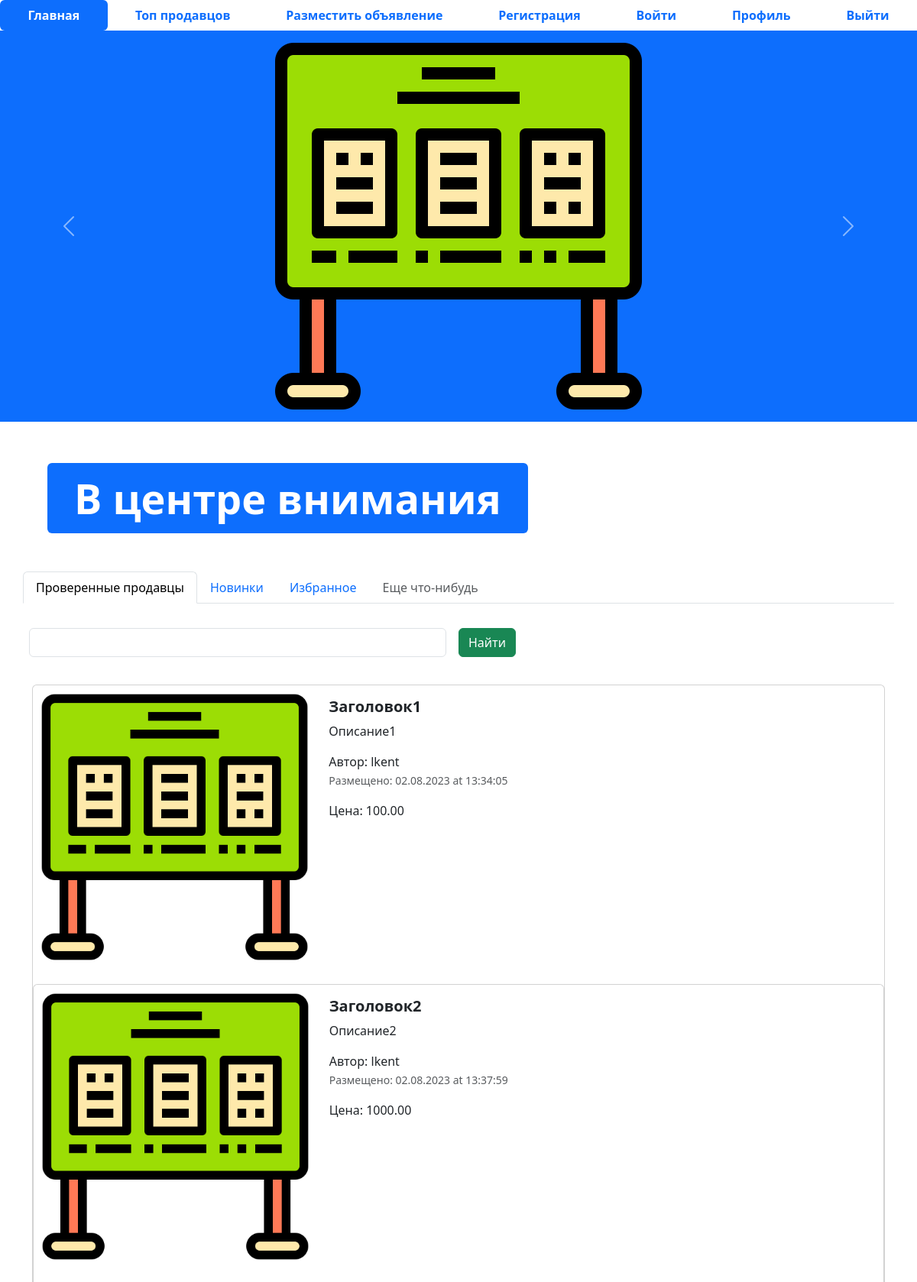
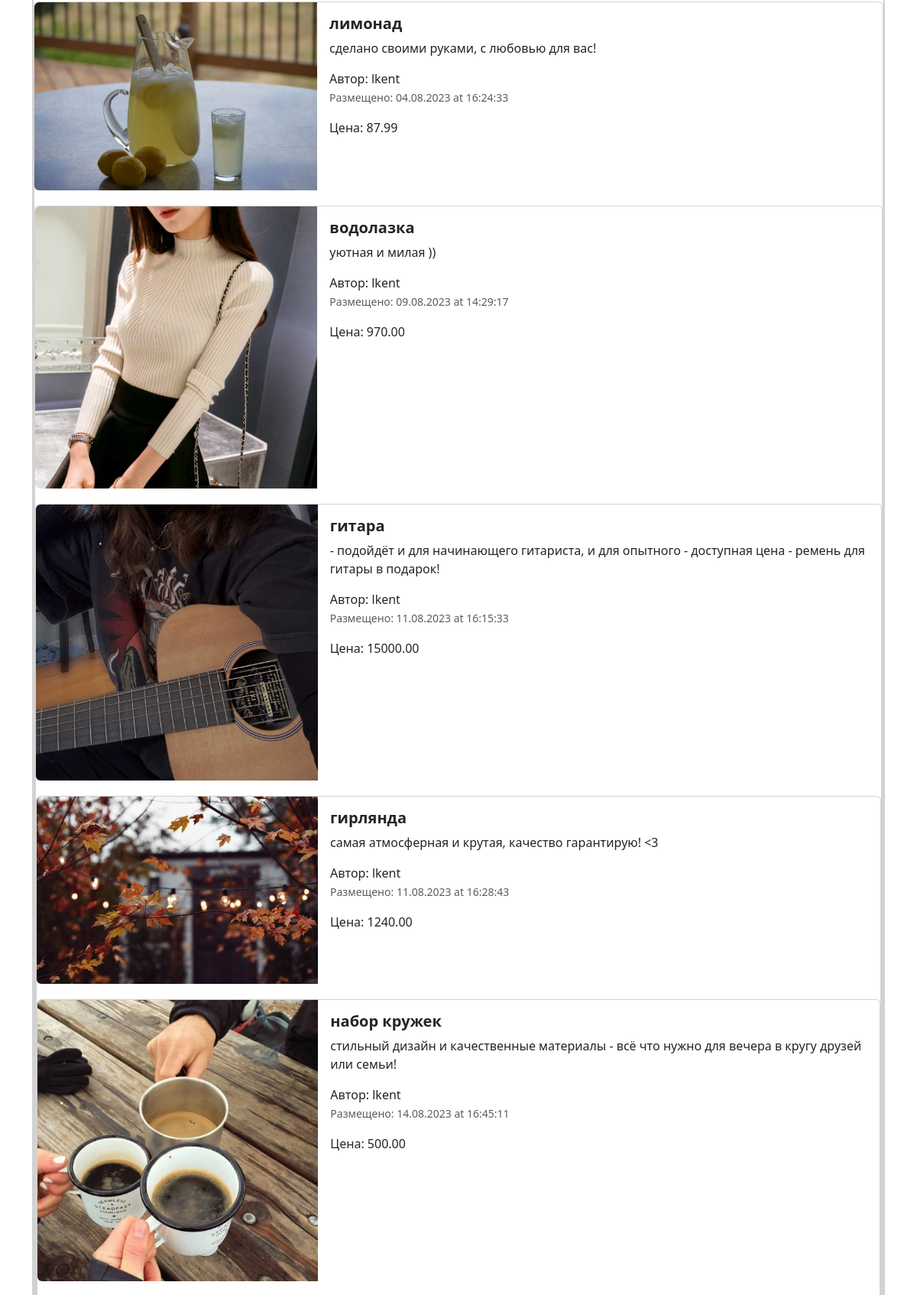
The page / (upper part) on the database its author committed (2 pictures, top to bottom).
### app_advertisments/models.py (models this page shows, shortened)
class Advertisment(models.Model):
    title = models.CharField('заголовок',max_length=128)
    description = models.TextField('описание')
    price = models.DecimalField('цена',max_digits=10, decimal_places=2)
    auction = models.BooleanField("торг", help_text='Возможен торг или нет',default=False)
    created_at = models.DateTimeField(auto_now_add=True)
    update_at = models.DateTimeField(auto_now=True)
    user = models.ForeignKey(User, verbose_name = 'пользователь', on_delete = models.CASCADE)
    image = models.ImageField('изображение', upload_to='advertisments/')
    @admin.display(description='дата создания')
    def created_date(self):
        if self.created_at.date() == timezone.now().date():#проверяю что запись была создана сегодня
            created_time =  self.created_at.time().strftime('%H:%M:%S') # 19:30:15
            return format_html(
                "<span style='color:green; font-weight: bold'>Сегодня в {}</span>",
                created_time
            )
        return self.created_at.strftime('%d.%m.%Y at %H:%M:%S') # 04.08.2023 at 19:30:15
    class Meta:
        db_table = 'advertisments' # переименовали таблицу

### app_advertisments/views.py (the view)
# urls.py: path('', index, name='main-page'),
def index(request):
    advertisments = Advertisment.objects.all()
    context = {'advertisments' : advertisments}
    return render(request, 'index.html', context)

### templates/index.html (shortened to what this page needs)
{% extends 'base.html' %}
{% load static %}
{% block content %}
<ul class="nav nav-pills sticky-top bg-white nav-fill">
  <li class="nav-item">
    <a class="nav-link active" aria-current="page" href="{% url 'main-page' %}">
      <span style="font-weight: bold;">Главная</span>
    </a>
  </li>
  <li class="nav-item">
    <a class="nav-link" href="{% url 'top-sellers' %}"><span style="font-weight: bold;">Топ продавцов</span>
    </a>
  </li>
  <li class="nav-item">
    <a class="nav-link" href="{% url 'adv-post' %}">
      <span style="font-weight: bold;">Разместить объявление</span>
    </a>
  </li>
  <li class="nav-item">
    <a class="nav-link" href="register.html">
      <span style="font-weight: bold;">Регистрация</span>
    </a>
  </li>
  <li class="nav-item">
    <a class="nav-link" href="login.html">
      <span style="font-weight: bold;">Войти</span>
    </a>
  </li>
  <li class="nav-item">
    <a class="nav-link" href="profile.html">
      <span style="font-weight: bold;">Профиль</span>
    </a>
  </li>
  <li class="nav-item">
    <a class="nav-link" href="#">
      <span style="font-weight: bold;">Выйти</span>
    </a>
  </li>
</ul>
<div id="carouselExampleControls" class="carousel slide bg-primary" data-bs-ride="carousel">
  <div class="carousel-inner">
    <div class="carousel-item active">
      <img src="{% static 'img/pic.png' %}" class="mx-auto d-block w-33" alt="...">
    </div>
  </div>
  <button class="carousel-control-prev" type="button" data-bs-target="#carouselExampleControls" data-bs-slide="prev">
    <span class="carousel-control-prev-icon" aria-hidden="true"></span>
  </button>
  <button class="carousel-control-next" type="button" data-bs-target="#carouselExampleControls" data-bs-slide="next">
    <span class="carousel-control-next-icon" aria-hidden="true"></span>
  </button>
</div>
<div class="container" style="margin: 50px;">
  <div class="display-2">
    <span class="badge bg-primary">В центре внимания</span>
  </div>
</div>
<div class="container">
  <div class="row">
    <ul class="nav nav-tabs bg-white">
      <li class="nav-item">
        <a class="nav-link active" aria-current="page" href="#">Проверенные продавцы</a>
      </li>
      <li class="nav-item">
        <a class="nav-link" href="#">Новинки</a>
      </li>
      <li class="nav-item">
        <a class="nav-link" href="#">Избранное</a>
      </li>
      <li class="nav-item">
        <a class="nav-link disabled" href="#" tabindex="-1" aria-disabled="true">Еще что-нибудь</a>
      </li>
    </ul>
    <form class="row g-3">
      <div class="col-auto w-50">
        <input type="text" class="form-control">
      </div>
      <div class="col-auto">
        <button type="submit" class="btn btn-success mb-3">Найти</button>
      </div>
    </form>
  </div>
  {% for adv in advertisments %}
  <div class="col">
    <div class="card mb-2" style="max-width: 1200px; margin-top: 20px;">
      <div class="row g-0">
        <div class="col-md-4">
          <a href="advertisement.html" class="nav-link">
            <img src="{% if adv.image %} {{ adv.image.url }} {% else %} {% static 'img/pic.png' %} {% endif %}" class="img-fluid rounded-start" alt="Card title">
          </a>
        </div>
        <div class="col-md-8">
          <div class="card-body">
            <h5 class="card-title">
              <a href="advertisement.html" class="nav-link"><strong>{{ adv.title }}</strong></a>
            </h5>
            <a href="advertisement.html" class="nav-link">
              <p class="card-text">
                {{ adv.description }}
              </p>
              <span>Автор: {{ adv.user }}</span>
              <p class="card-text"><small class="text-muted">Размещено: {{ adv.created_date }}</small></p>
              <span>Цена: {{ adv.price }}</span>
            </a>
          </div>
        </div>
      </div>
      {% endfor %}
    </div>
{% endblock %}

### templates/base.html (shortened to what this page needs)
<!DOCTYPE html>
{% load static %}
<html lang="en">
<head>
  <link href="{% static 'css/bootstrap.min.css' %}" rel="stylesheet">
  <link rel="stylesheet" href="{% static 'css/fontello.css' %}">
</head>
<body>
{% block content %}
{% endblock %}
</body>
</html>

### rows shown on the page
Advertisment: image (picture), title "Заголовок1", description "Описание1", user "lkent", created_date "02.08.2023 at 13:34:05", price "100.00"
Advertisment: image (picture), title "Заголовок2", description "Описание2", user "lkent", created_date "02.08.2023 at 13:37:59", price "1000.00"
Advertisment: image (picture), title "лимонад", description "сделано своими руками, с любовью для вас!", user "lkent", created_date "04.08.2023 at 16:24:33", price "87.99"
Advertisment: image (picture), title "водолазка", description "уютная и милая ))", user "lkent", created_date "09.08.2023 at 14:29:17", price "970.00"
Advertisment: image (picture), title "гитара", description "- подойдёт и для начинающего гитариста, и для опытного - доступная цена - ремень для гитары в подарок!", user "lkent", created_date "11.08.2023 at 16:15:33", price "15000.00"
Advertisment: image (picture), title "гирлянда", description "самая атмосферная и крутая, качество гарантирую! <3", user "lkent", created_date "11.08.2023 at 16:28:43", price "1240.00"
Advertisment: image (picture), title "набор кружек", description "стильный дизайн и качественные материалы - всё что нужно для вечера в кругу друзей или семьи!", user "lkent", created_date "14.08.2023 at 16:45:11", price "500.00"
